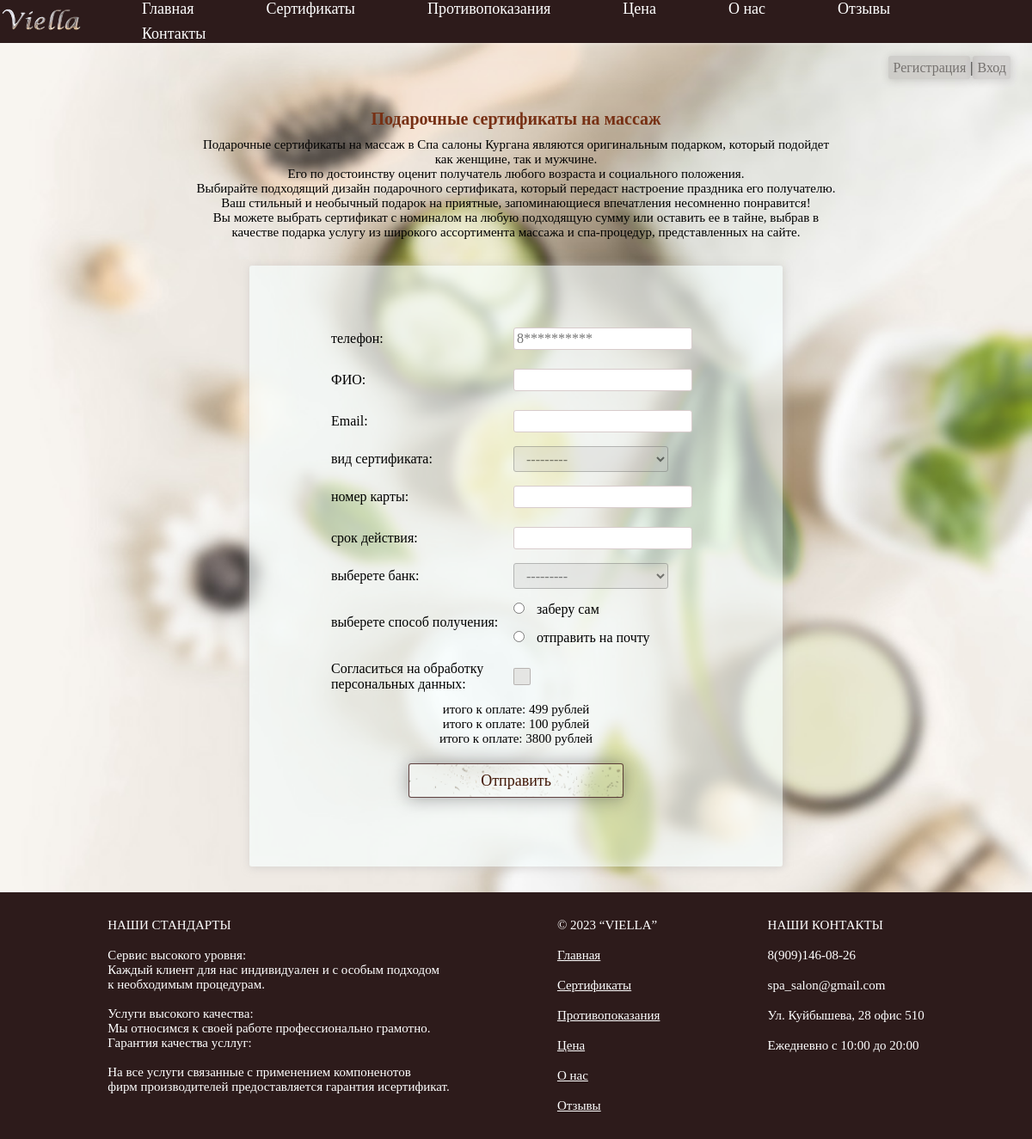
Page /talons_sertificats/ on the committed database.
### main/models.py (models this page shows)
class Banks(models.Model):
    name = models.CharField(max_length=32, verbose_name='банк')
    class Meta:
        ordering = ["name"]
        verbose_name = 'Банк'
        verbose_name_plural = 'Банки'
    def __str__(self):
        return self.name

class Sertificats(models.Model):
    view = models.CharField(max_length=32, verbose_name="Вид сертификата")
    description = models.TextField(verbose_name="Описание")
    price = models.CharField(max_length=5, verbose_name='Цена')
    class Meta:
        ordering = ["id"]
        verbose_name = 'Сертификат'
        verbose_name_plural = 'Сертификаты'
    def __str__(self):
        return self.view

### main/views.py (the view)
# urls.py: path('talons_sertificats/', talons_sertificats_view, name='talons_sertificats'),
def talons_sertificats_view(request):
    sertificats = Sertificats.objects.all()
    context = {"sert": sertificats}
    if request.method == 'POST':
        form = SertForm(request.POST)
        if form.is_valid():
            send_sert(form.cleaned_data['name'], form.cleaned_data['phone'], form.cleaned_data['email'], )
            context = {'success': 1}
            form = SertForm
    else:
        form = SertForm()
    context ['form'] = form
    return render(request, 'main/talons_sertificats.html', context,)

### main/forms.py
class SertForm(forms.Form):
    phone = forms.CharField(max_length = 11,
                            label = "телефон",
                            widget = forms.TextInput(attrs={'placeholder': '8**********', 'class': ''}))
    name = forms.CharField(max_length = 50, min_length = 4, label = "ФИО", widget = forms.TextInput())
    email = forms.EmailField(widget = forms.EmailInput())
    view = forms.ModelChoiceField(queryset=Sertificats.objects.all(), label = "вид сертификата")
    num_carta = forms.CharField(max_length = 16, label = "номер карты")
    m_y = forms.CharField(max_length=4, label = 'срок действия')
    bank = forms.ModelChoiceField(queryset=Banks.objects.all(), label = "выберете банк")
    boolfield = forms.TypedChoiceField(
                   label = "выберете способ получения",
                   coerce=lambda x: x == 'True',
                   choices=((False, 'заберу сам'), (True, 'отправить на почту')),
                   widget=forms.RadioSelect
                )
    is_person = forms.BooleanField(label = "Согласиться на обработку персональных данных")

### main/templates/main/talons_sertificats.html (shortened to what this page needs)
{%extends 'root.html'%}
{%block content%}
{%load static%}
<div class="body">
<p class="p_h" style="margin-top: 70px;">Подарочные сертификаты на массаж</p>
    <div style="width: 750px; text-align: center;">
    <p>Подарочные сертификаты на массаж в Спа салоны Кургана являются оригинальным подарком,
       который подойдет как женщине, так и мужчине.</p>
    <p>Его по достоинству оценит получатель любого возраста и социального положения.</p>
    <p>Выбирайте подходящий дизайн подарочного сертификата, который передаст настроение
       праздника его получателю. Ваш стильный и необычный подарок на приятные, запоминающиеся впечатления несомненно понравится!</p>
    <p>Вы можете выбрать сертификат с номиналом на любую подходящую сумму или оставить ее в тайне,
       выбрав в качестве подарка услугу из широкого ассортимента массажа и спа-процедур, представленных на сайте.</p>
</div>
<div style="background-color: #f7ffffa1;
            padding: 30px;
            margin: 30px;
            border-radius: 3px;
            box-shadow: 1px 1px 10px 1px #c3c0c08a;
            display: flex;
            flex-direction: column;
            align-items: center;">
    <form style="display: flex; flex-direction: column; align-items: center; width: 500px; margin: 30px;" action="{%url 'talons_sertificats'%}" method="post">
        <table>
        {{form.as_table}}
        </table>
        {%for price in sert%}
        <p>итого к оплате: {{price.price}} рублей</p>
        {%endfor%}
        <button class="but" style="margin: 20px; border-radius: 3px;" type="submit">Отправить</button>
    </form>
</div>
</div>
{%endblock%}

### static/css/style.css (style rules this page uses)
* { margin: 0px; padding: 0px; }
body { display: flex; flex-wrap: nowrap; flex-direction: column; align-items: center; }
p { font-family: Century Gothic; font-size: 15px; }
button { font-family: Century Gothic; font-size: 18px; width: 190px; height: 40px; cursor:pointer; background: url('../img/texture.png') no-repeat; background-size: 100% auto; background-position: center; transition: .3s all ease-in-out; background-blend-mode: screen; color: #401606; box-shadow: 0px 0px 20px 1px #130f1457; }
.p_h { font-size: 20px; color: #762e12; padding: 10px; font-weight: bold; }
.but { margin-top: 20px; width: 250px; border: 1.8px solid #462121d9; border-radius: 3px; background: url('../img/texture.png') no-repeat; background-size: 100% auto; background-position: center; transition: .3s all ease-in-out; }

### rows in the picture
Sertificats: view "---------", price "499"
Sertificats: price "100"
Sertificats: price "3800"
